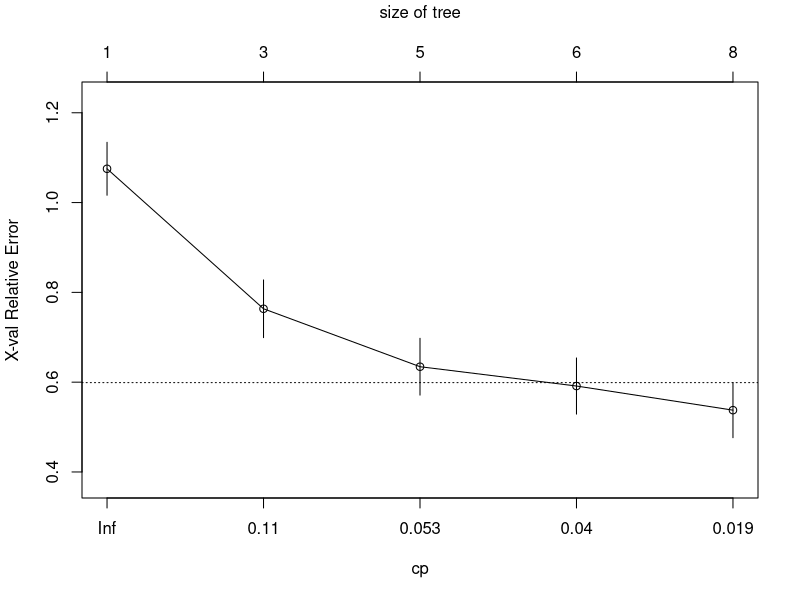
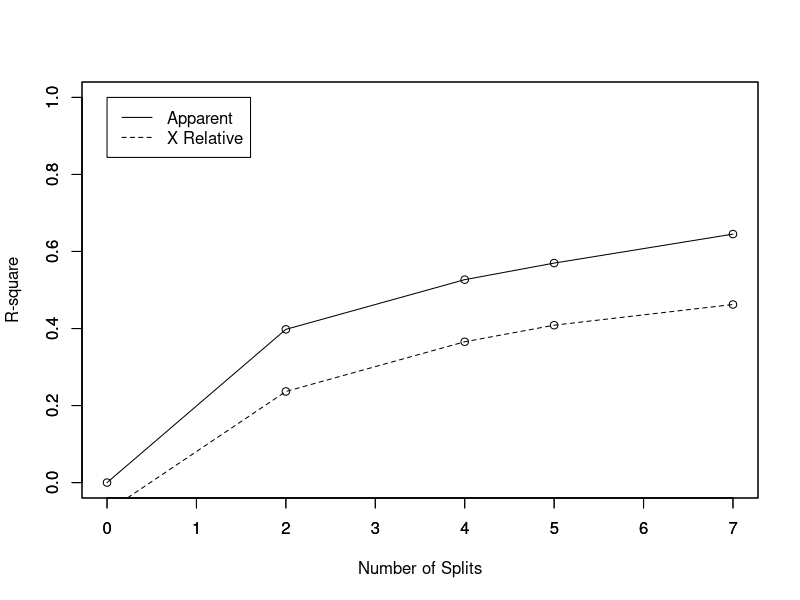
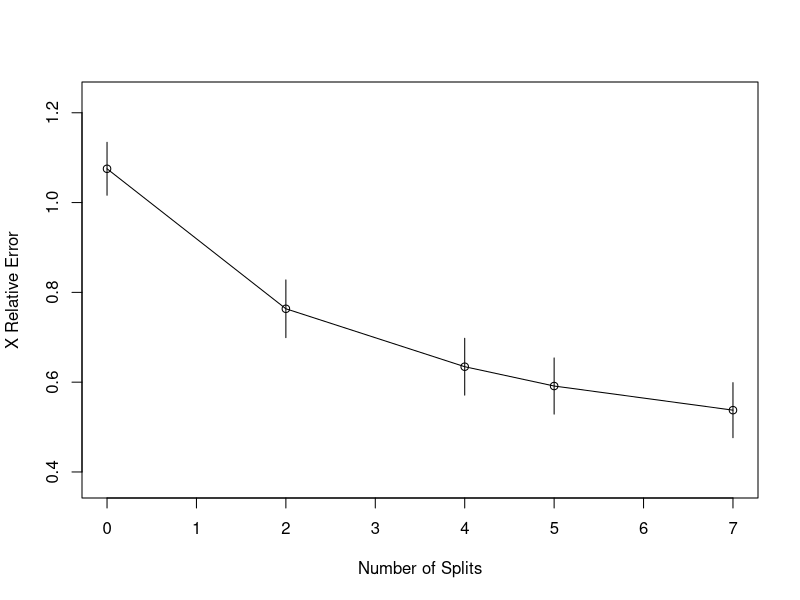
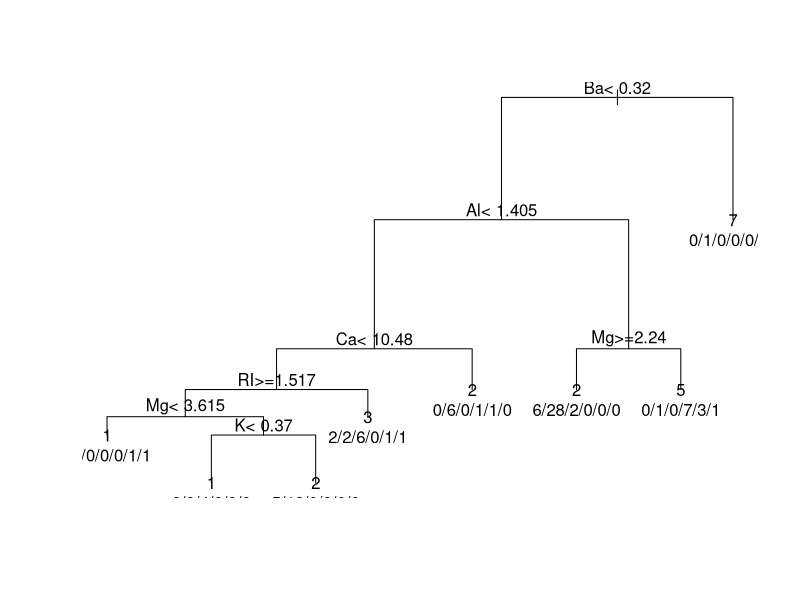
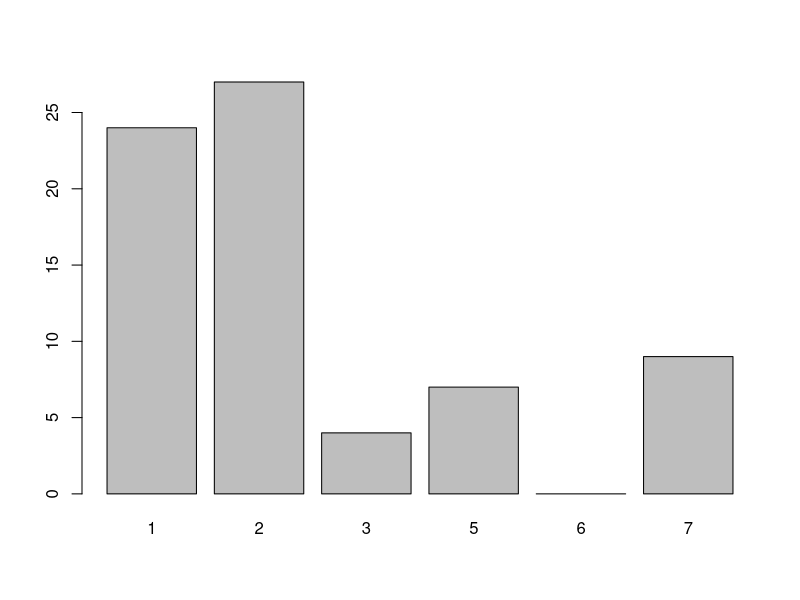

Generate these figures, in order, with R:
library(e1071)
library(rpart)
data(Glass, package="mlbench")
index <- 1:nrow(Glass)
testindex <- sample(index, trunc(length(index)/3))

testset <- Glass[testindex,]
trainset <- Glass[-testindex,]
rpart.model <- rpart(Type ~ ., data = trainset)
rpart.pred <- predict(rpart.model, testset[,-10], type = "class")
printcp(rpart.model)
plotcp(rpart.model) #The lowest point on the graph (excluding the root node) typically gives a good balance between model complexity and fit to the data.

rsq.rpart(rpart.model)
print(rpart.model)

plot(rpart.model,compress=TRUE)
text(rpart.model, use.n=TRUE)
plot(rpart.pred)



